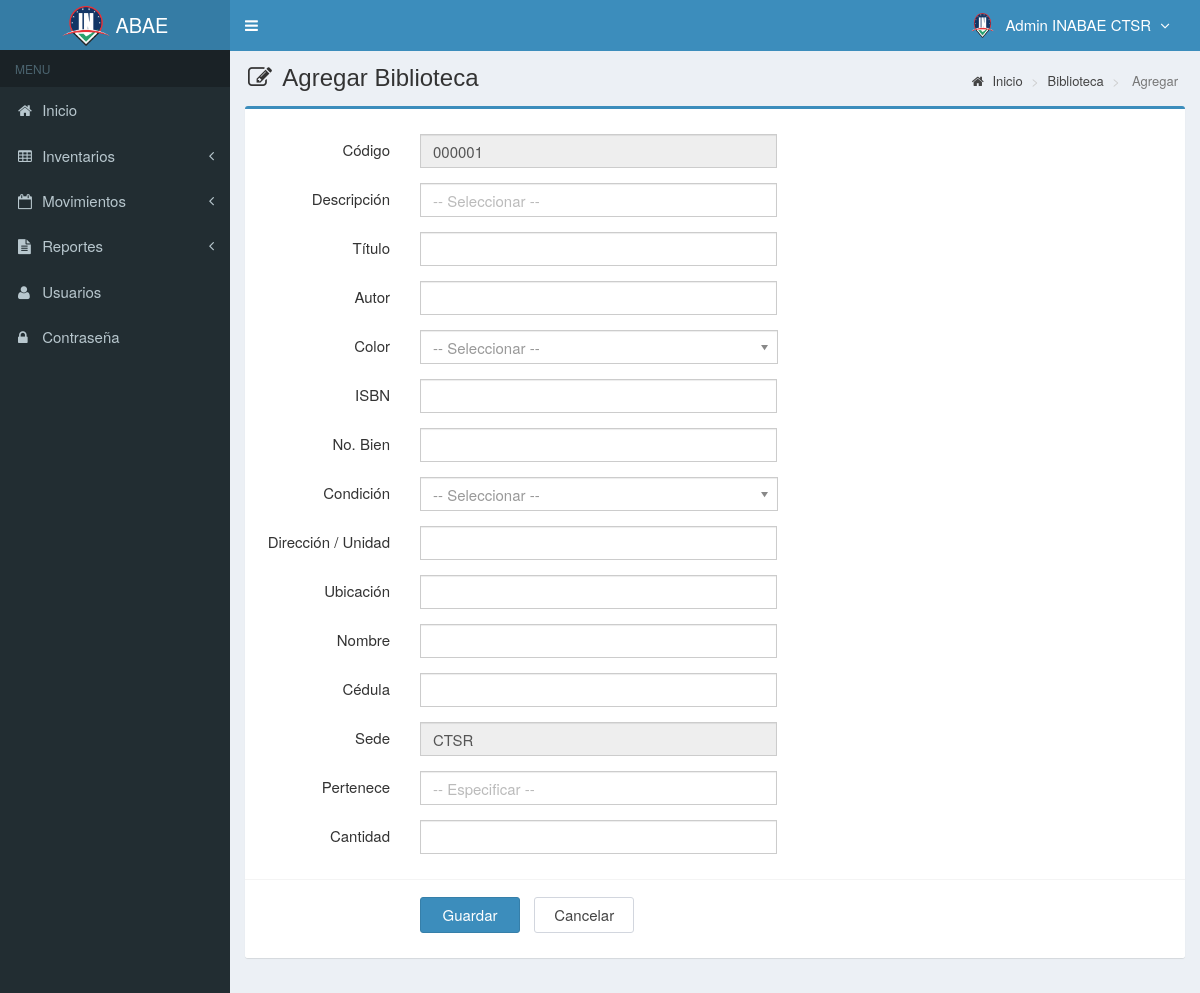
The page /main.php?module=form_biblioteca&form=add (signed in) on the database as committed earlier.
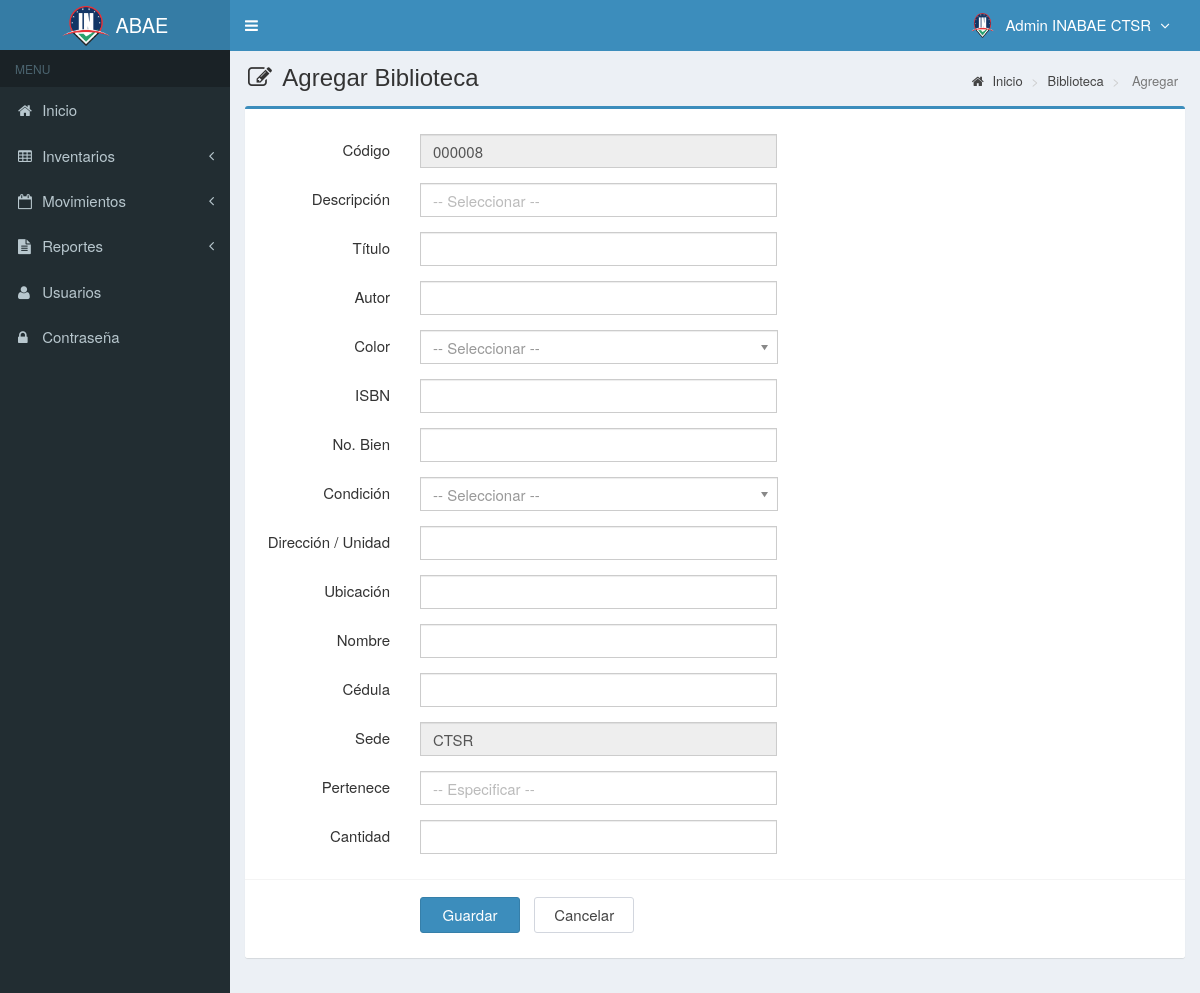
The same page on the database as committed later.
### tables this page shows
CREATE TABLE `biblioteca` (
  `codigo` varchar(10) NOT NULL,
  `isbn` varchar(30) NOT NULL,
  `descripcion` varchar(300) DEFAULT 'DESCRIPCION_DEFAULT',
  `titulo` varchar(300) DEFAULT NULL,
  `autor` varchar(300) DEFAULT NULL,
  `editorial` varchar(300) DEFAULT NULL,
  `cantidad` int(11) DEFAULT NULL,
  `bienesN` varchar(20) DEFAULT NULL,
  `responsable` varchar(300) DEFAULT NULL,
  `cedula` varchar(15) DEFAULT NULL,
  `sede` varchar(300) NOT NULL,
  `color` varchar(20) DEFAULT NULL,
  `condicion` varchar(300) DEFAULT NULL,
  `ubicacion` varchar(30) DEFAULT NULL,
  `created_user` int(11) DEFAULT NULL,
  `updated_user` int(30) DEFAULT NULL,
  `created_date` timestamp NULL DEFAULT NULL,
  `updated_date` timestamp NULL DEFAULT NULL,
  `estado` enum('chequeado','nochequeado') DEFAULT 'chequeado',
  `categoria` varchar(300) DEFAULT NULL,
  `unidad` varchar(100) NOT NULL DEFAULT 'N/A',
  `pertenece` varchar(50) NOT NULL DEFAULT 'PERTENECE_DEFAULT',
  `tipo` varchar(100) NOT NULL DEFAULT 'TIPO'
);

### modules/biblioteca/form.php (the view, shortened to what the changed rows need)
<?php
if ($_GET['form']=='add') { ?>
  <section class="content-header">
    <h1>
      <i class="fa fa-edit icon-title"></i> Agregar Biblioteca
    </h1>
    <ol class="breadcrumb">
      <li><a href="?module=start"><i class="fa fa-home"></i> Inicio </a></li>
      <li><a href="?module=biblioteca"> Biblioteca </a></li>
      <li class="active"> Agregar </li>
    </ol>
  </section>
  <section class="content">
    <div class="row">
      <div class="col-md-12">
        <div class="box box-primary">
          <form role="form" class="form-horizontal" action="modules/biblioteca/proses.php?act=insert" method="POST">
            <div class="box-body">
              <?php
              $sede = $_SESSION['sede'];
              $query_id = mysqli_query($mysqli, "SELECT codigo FROM biblioteca
                                                ORDER BY codigo DESC LIMIT 1")
                or die('error ' . mysqli_error($mysqli));
              $count = mysqli_num_rows($query_id);
              if ($count <> 0) {
                $data_id = mysqli_fetch_assoc($query_id);
                $codigo = $data_id['codigo'] + 1;
              } else {
                $codigo = 1;
              }
              $buat_id   = str_pad($codigo, 6, "0", STR_PAD_LEFT);
              $codigo = "$buat_id";
              ?>
              <div class="form-group">
                <label class="col-sm-2 control-label">Código </label>
                <div class="col-sm-5">
                  <input type="tet"  class="form-control" name="codigo" value="<?php echo $codigo; ?>" readonly required>
                </div>
              </div>
              <div class="form-group">
                <label class="col-sm-2 control-label">Descripción</label>
                <div class="col-sm-5">
                <input class="form-control" list="datalistOptions" name="tipo" id="exampleDataList" placeholder="-- Seleccionar --" required>
               </div>
             </div>
              <div class="form-group">
                <label class="col-sm-2 control-label">Título</label>
                <div class="col-sm-5">
                  <input type="text" class="form-control" name="titulo" autocomplete="off" required>
                </div>
              </div>
              <div class="form-group">
                <label class="col-sm-2 control-label">Autor</label>
                <div class="col-sm-5">
                  <input type="text" class="form-control" name="autor" autocomplete="off" required>
                </div>
              </div>
              <div class="form-group">
                <label class="col-sm-2 control-label">Color</label>
                <div class="col-sm-5">
                </div>
              </div>
              <div class="form-group">
                <label class="col-sm-2 control-label">ISBN</label>
                <div class="col-sm-5">
                  <input type="text" class="form-control" name="isbn" autocomplete="off" required>
                </div>
              </div>
              <div class="form-group">
                <label class="col-sm-2 control-label">No. Bien</label>
                <div class="col-sm-5">
                  <input type="text" class="form-control" name="bienesN" autocomplete="off" required>
                </div>
              </div>
              <div class="form-group">
                <label class="col-sm-2 control-label">Condición</label>
                <div class="col-sm-5">
                </div>
              </div>
              <div class="form-group">
                <label class="col-sm-2 control-label">Dirección / Unidad</label>
                <div class="col-sm-5">
                  <input type="text" class="form-control" name="unidad" autocomplete="off" required>
                </div>
              </div>
              <div class="form-group">
                <label class="col-sm-2 control-label">Ubicación</label>
                <div class="col-sm-5">
                  <input type="text" class="form-control" name="ubicacion" autocomplete="off" required>
                </div>
              </div>
              <div class="form-group">
                <label class="col-sm-2 control-label">Nombre</label>
                <div class="col-sm-5">
                  <input type="text" class="form-control" name="responsable" autocomplete="off" required>
                </div>
              </div>
              <div class="form-group">
                <label class="col-sm-2 control-label">Cédula</label>
                <div class="col-sm-5">
                  <input type="text" class="form-control" name="cedula" onkeypress="return validaNumericos(event)" onpaste="return false" autocomplete="off" required>
                </div>
              </div>
              <div class="form-group">
                <label class="col-sm-2 control-label">Sede</label>
                <div class="col-sm-5">
                  <input type="text" class="form-control" name="sede" value="<?php echo $sede; ?>" autocomplete="off" readonly>
                </div>
              </div>
              <div class="form-group" >
                <label class="col-sm-2 control-label">Pertenece</label>
                <div class="col-sm-5">
                <input class="form-control" list="item" type="text" placeholder="-- Especificar --" name="pertenece" autocomplete="off" required>
                </div>
              </div>
              <div class="form-group">
                <label class="col-sm-2 control-label">Cantidad</label>
                <div class="col-sm-5">
                  <input type="text" class="form-control" name="cantidad" onkeypress='return validaNumericos(event)' onpaste="return false" autocomplete="off" required>
                </div>
               </div>
              </div>
            <div class="box-footer">
              <div class="form-group">
                <div class="col-sm-offset-2 col-sm-10">
                  <input type="submit" class="btn btn-primary btn-submit" name="Guardar" value="Guardar">
                  <a href="?module=biblioteca" class="btn btn-default btn-reset">Cancelar</a>
                </div>
              </div>
            </div>
          </form>
        </div>
      </div>
    </div>
  </section>
<?php
}
?>

Rows that differ between the two databases and show on the page:
added biblioteca: codigo "000008"
Other text that changed with them:
form field codigo: "000001" → (not shown)
